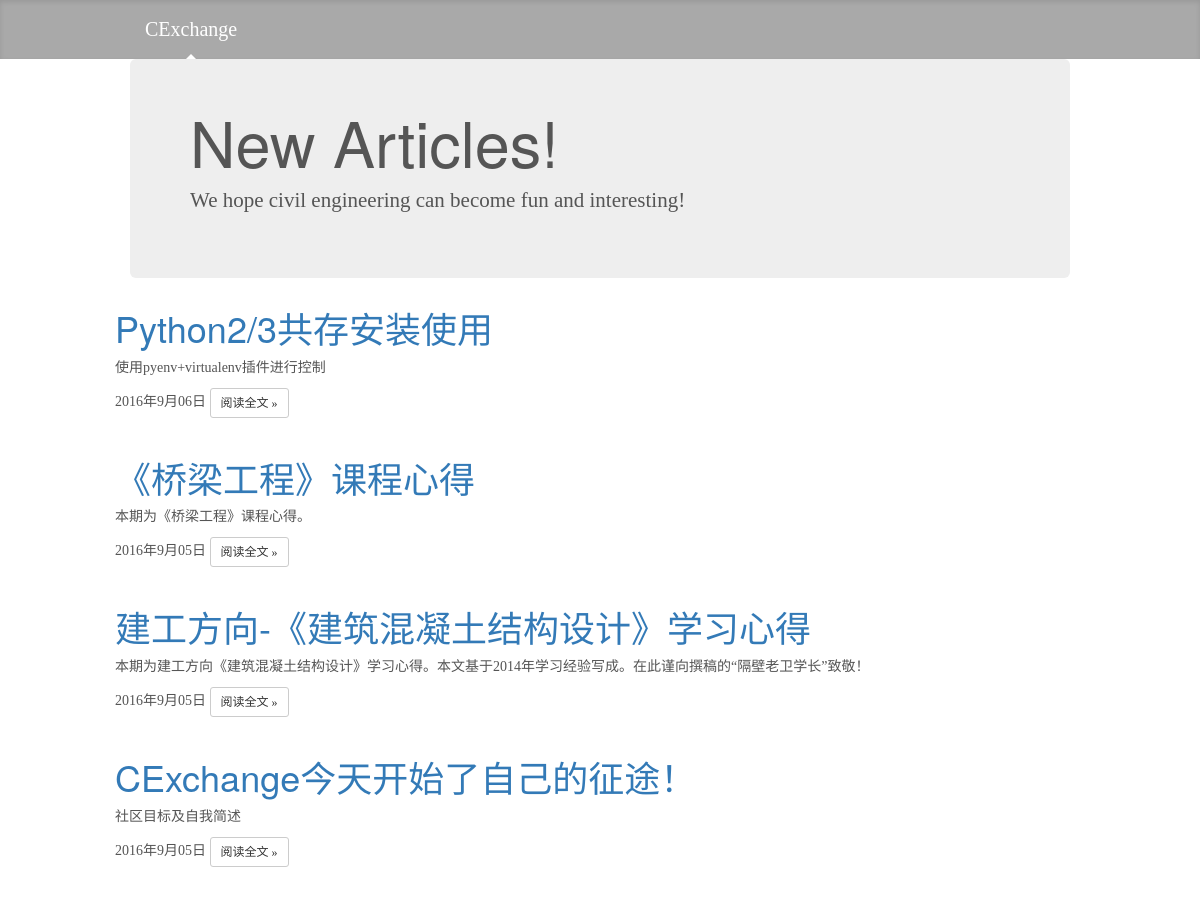
/index, run on the app's committed database.
### Blog/models.py (models this page shows, shortened)
class Article(models.Model):
    STATUS_CHOICE = (
        ('d', 'Draft'),
        ('p', 'Published'),
    )
    title = models.CharField('标题', max_length=70)
    abstract = models.CharField('摘要', max_length=150, blank=False, null=False, help_text="必选,请勿空白")
    body = models.TextField('正文')
    title_pic = models.ImageField('题图', upload_to='pic_folder/', blank=True, null=True)
    author = models.ForeignKey('Author', verbose_name='作者', null=False)
    create_time = models.DateTimeField('创建时间', auto_now_add=True)
    last_modified_time = models.DateTimeField('创建时间', auto_now_add=True)
    views = models.PositiveIntegerField('浏览量', default=0)
    thumbs = models.PositiveIntegerField('点赞量', default=0)
    category = models.ForeignKey('Category', verbose_name='分类', null=True, on_delete=models.SET_NULL)
    class Meta:
        ordering = ['-last_modified_time']

### Blog/views.py (the view)
# urls.py: url(r'^index$', views.IndexView.as_view(), name='index'),
class IndexView(ListView):
    template_name = 'Blog/index.html'
    context_object_name = 'article_list'
    def get_queryset(self):
        article_list = Article.objects.all()
        for article in article_list:
            article.body = markdown2.markdown(article.body, extras=['fenced-code-blocks'],)
        return article_list

### templates/Blog/index.html (shortened to what this page needs)
{% extends 'base.html' %}
{% block content %}
   <div class="container">
      <div class="jumbotron">
        <h1>New Articles!</h1>
        <p class="lead">We hope civil engineering can become fun and interesting!</p>
      </div>
      <div class="row">
          {% for article in article_list %}
              <div class="post">
                    <div class="post-hd">
                        <h1 class="title"><a href="{% url 'blog:detail' article.pk %}">{{ article.title }}</a></h1>
                    </div>
                    <div class="post-bd">
                        <p>{{ article.abstract }}</p>
                    </div>
                    <div class="post-ft">
                        <span class="date">{{ article.last_modified_time|date:"Y年n月d日" }}</span>
                        <a class="btn btn-default btn-sm" href="{% url 'blog:detail' article.id %}" role="button">阅读全文 &raquo;</a>
                    </div>
            </div>
            <br> <br />
        {% endfor %}
    </div>
   </div>
{% endblock %}

### Blog/static/css/blog.css (style rules this page uses)
body { font-family: Georgia, "Times New Roman", Times, serif; color: #555; }
h1, .h1, h2, .h2, h3, .h3, h4, .h4, h5, .h5, h6, .h6 { margin-top: 0; font-family: "Helvetica Neue", Helvetica, Arial, sans-serif; font-weight: normal; color: #333; }
@media (min-width: 1200px) { .container { width: 970px; } }

### data on the page
Article: title "Python2/3共存安装使用", abstract "使用pyenv+virtualenv插件进行控制", last_modified_time "2016年9月06日"
Article: title "《桥梁工程》课程心得", abstract "本期为《桥梁工程》课程心得。", last_modified_time "2016年9月05日"
Article: title "建工方向-《建筑混凝土结构设计》学习心得", abstract "本期为建工方向《建筑混凝土结构设计》学习心得。本文基于2014年学习经验写成。在此谨向撰稿的“隔壁老卫学长”致敬！", last_modified_time "2016年9月05日"
Article: title "CExchange今天开始了自己的征途！", abstract "社区目标及自我简述", last_modified_time "2016年9月05日"
